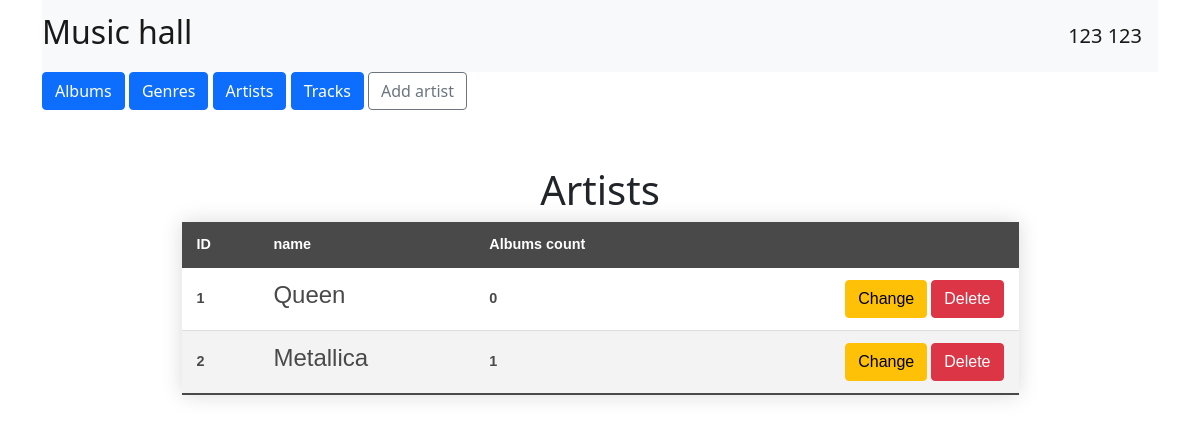
/artists_list (signed in), run on the app's committed database.
### data/customers.py (models this page shows, shortened)
class Customer(SqlAlchemyBase,  UserMixin, SerializerMixin):
    __tablename__ = 'customers'
    id = sqlalchemy.Column(sqlalchemy.Integer,
                           primary_key=True, autoincrement=True)
    surname = sqlalchemy.Column(sqlalchemy.String, nullable=True)
    name = sqlalchemy.Column(sqlalchemy.String, nullable=True)
    email = sqlalchemy.Column(sqlalchemy.String, nullable=True, unique=True)
    hashed_password = sqlalchemy.Column(sqlalchemy.String, nullable=True)

### data/artists.py (models this page shows)
class Artist(SqlAlchemyBase, SerializerMixin):
    __tablename__ = 'artists'
    id = sqlalchemy.Column(sqlalchemy.Integer,
                           primary_key=True, autoincrement=True)
    name = sqlalchemy.Column(sqlalchemy.String, nullable=True)

### main.py (the view)
@app.route("/artists_list")
def artists_list():
    out = keeper.get_pretty_artists_list()
    return render_template("artists.html", title='Hall', artists=out)

### data/db_keeper.py (called while the page is built)
    def get_pretty_artists_list(self):
        db_sess = db_session.create_session()
        artists = db_sess.query(Artist).filter(Artist.id > 0).all()
        out = []
        for i in artists:
            k = len(
                db_sess.query(Album).filter(Album.artistid == i.id).all())
            out.append({'artist': i.to_dict(
                only=(
                    'id', 'name'
                )), 'albums': k})
        return out

    def load_user(self, id):
        db_sess = db_session.create_session()
        return db_sess.query(Customer).get(id)

### data/db_session.py (called while the page is built)
def create_session() -> Session:
    global __factory
    return __factory()

### main.py (called while the page is built)
@login_manager.user_loader
def load_user(user_id):
    return keeper.load_user(user_id)

### templates/artists.html (shortened to what this page needs)
{% extends "base.html" %}
{% block content %}
    {% if current_user.is_authenticated %}
        <a href="artists" class="btn btn-outline-secondary">Add artist</a>
    {% endif %}
    <h1 class="centred"><br>Artists</h1>
    <table class="styled-table" align="middle">
        <thead>
            <tr>
                <th>ID</th>
                <th>name</th>
                <th>Albums count</th>
                <th></th>
            </tr>
        </thead>
        <tbody>
            {% for item in artists %}
            <tr class="active-row">
                <td>{{item["artist"]['id']}}</td>
                <td><h4>{{item["artist"]['name']}}</h4></td>
                <td>{{item["albums"]}}</td>
                <td>
                    {% if current_user.is_authenticated%}
                <div align="right">
                    <a href="/artists/{{ item['artist']['id'] }}" class="btn btn-warning">
                        Change
                    </a>
                    <a href="/artists_delete/{{ item['artist']['id'] }}" class="btn btn-danger">
                        Delete
                    </a>
                </div>
                {% endif %}
                </td>
            </tr>
            {% endfor %}
        </tbody>
    </table>
{% endblock %}

### templates/base.html (shortened to what this page needs)
<!DOCTYPE html>
<html lang="en">
<head>
        <link rel="stylesheet" href="/static/css/style.css"/>
        <link rel="stylesheet"
        href="https://cdn.jsdelivr.net/npm/bootstrap@5.0.0-beta1/dist/css/bootstrap.min.css"
>
    </head>
    <body>
        <main role="main" class="container">
            <nav class="navbar navbar-light bg-light">
                <a class="navbar-brand" href="/"><h2>Music hall</h2></a>
                {% if current_user.is_authenticated %}
                    <a class="navbar-brand" href="/logout">{{ current_user.name }} {{ current_user.surname }}</a>
                {% else %}
                    <p>
                        <a class="btn btn-outline-secondary" href="/register">Зарегистрироваться</a>
                        <a class="btn btn-outline-secondary" href="/login">Войти</a>
                    </p>
                {% endif %}
            </nav>
                <a href="/albums_list" class="btn btn-primary">Albums</a>
                <a href="/genres_list" class="btn btn-primary">Genres</a>
                <a href="/artists_list" class="btn btn-primary">Artists</a>
                <a href="/tracks_list" class="btn btn-primary">Tracks</a>
            {% block content %}{% endblock %}
        </main>
    </body>
</html>

### static/css/style.css (style rules this page uses)
.centred { text-align: center; text-valign: center; }
.styled-table { border-collapse: collapse; width: 75%; margin-left:auto; margin-right:auto; font-size: 0.9em; font-family: sans-serif; box-shadow: 0 0 20px rgba(0, 0, 0, 0.15); }
.styled-table thead tr { background-color: #494949; color: #ffffff; text-align: left; }
.styled-table th, .styled-table td { padding: 12px 15px; }
.styled-table tbody tr { border-bottom: 1px solid #dddddd; }
.styled-table tbody tr:nth-of-type(even) { background-color: #f3f3f3; }
.styled-table tbody tr:last-of-type { border-bottom: 2px solid #494949; }
.styled-table tbody tr.active-row { font-weight: bold; color: #494949; }

### data on the page
Customer: name "123", surname "123"
Artist: artist.name "Queen"
Artist: artist.name "Metallica"

### other printed values
{{ item["artist"]['id'] }} "1" "2"
{{ item["albums"] }} "0" "1"
